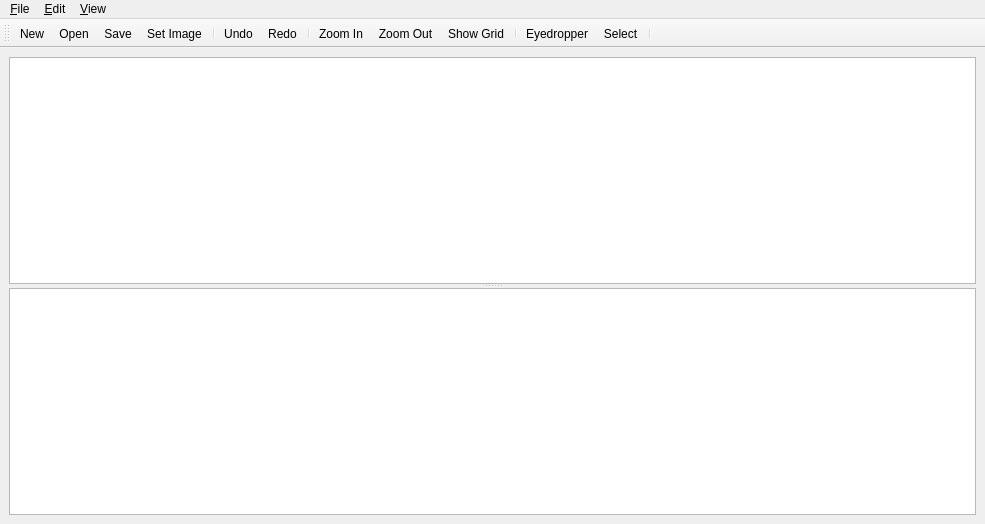
<?xml version="1.0" encoding="UTF-8"?>
<ui version="4.0">
 <class>MainWindow</class>
 <widget class="QMainWindow" name="MainWindow">
  <property name="geometry">
   <rect>
    <x>0</x>
    <y>0</y>
    <width>985</width>
    <height>524</height>
   </rect>
  </property>
  <property name="windowTitle">
   <string>MainWindow</string>
  </property>
  <widget class="QWidget" name="centralwidget">
   <layout class="QVBoxLayout" name="verticalLayout">
    <item>
     <widget class="QSplitter" name="splitter">
      <property name="orientation">
       <enum>Qt::Vertical</enum>
      </property>
      <widget class="MapView" name="map_view">
       <property name="cursor" stdset="0">
        <cursorShape>ArrowCursor</cursorShape>
       </property>
      </widget>
      <widget class="PaletteView" name="palette_view"/>
     </widget>
    </item>
   </layout>
  </widget>
  <widget class="QMenuBar" name="menubar">
   <property name="geometry">
    <rect>
     <x>0</x>
     <y>0</y>
     <width>985</width>
     <height>22</height>
    </rect>
   </property>
   <widget class="QMenu" name="menuFile">
    <property name="title">
     <string>&amp;File</string>
    </property>
    <addaction name="actionNew"/>
    <addaction name="actionOpen"/>
    <addaction name="actionSave"/>
    <addaction name="actionSave_As"/>
    <addaction name="actionChange_Properties"/>
    <addaction name="actionQuit"/>
   </widget>
   <widget class="QMenu" name="menuEdit">
    <property name="title">
     <string>&amp;Edit</string>
    </property>
    <addaction name="actionUndo"/>
    <addaction name="actionRedo"/>
   </widget>
   <widget class="QMenu" name="menuView">
    <property name="title">
     <string>&amp;View</string>
    </property>
    <addaction name="actionZoom_In"/>
    <addaction name="actionZoom_Out"/>
    <addaction name="actionShow_Grid"/>
   </widget>
   <addaction name="menuFile"/>
   <addaction name="menuEdit"/>
   <addaction name="menuView"/>
  </widget>
  <widget class="QToolBar" name="toolBar">
   <property name="windowTitle">
    <string>toolBar</string>
   </property>
   <attribute name="toolBarArea">
    <enum>TopToolBarArea</enum>
   </attribute>
   <attribute name="toolBarBreak">
    <bool>false</bool>
   </attribute>
   <addaction name="actionNew"/>
   <addaction name="actionOpen"/>
   <addaction name="actionSave"/>
   <addaction name="actionChange_Properties"/>
   <addaction name="separator"/>
   <addaction name="actionUndo"/>
   <addaction name="actionRedo"/>
   <addaction name="separator"/>
   <addaction name="actionZoom_In"/>
   <addaction name="actionZoom_Out"/>
   <addaction name="actionShow_Grid"/>
   <addaction name="separator"/>
   <addaction name="actionEyedropper"/>
   <addaction name="actionSelect"/>
   <addaction name="separator"/>
  </widget>
  <action name="actionNew">
   <property name="text">
    <string>&amp;New</string>
   </property>
   <property name="toolTip">
    <string>Create a new tile map</string>
   </property>
   <property name="shortcut">
    <string>Ctrl+N</string>
   </property>
  </action>
  <action name="actionOpen">
   <property name="text">
    <string>&amp;Open</string>
   </property>
   <property name="toolTip">
    <string>Open a different tile map</string>
   </property>
   <property name="shortcut">
    <string>Ctrl+O</string>
   </property>
  </action>
  <action name="actionSave">
   <property name="text">
    <string>&amp;Save</string>
   </property>
   <property name="toolTip">
    <string>Save the tile map</string>
   </property>
   <property name="shortcut">
    <string>Ctrl+S</string>
   </property>
  </action>
  <action name="actionSave_As">
   <property name="text">
    <string>Save &amp;As</string>
   </property>
   <property name="toolTip">
    <string>Save tile map to a different file</string>
   </property>
  </action>
  <action name="actionQuit">
   <property name="text">
    <string>&amp;Quit</string>
   </property>
   <property name="toolTip">
    <string>Quit the program</string>
   </property>
   <property name="shortcut">
    <string>Ctrl+Q</string>
   </property>
  </action>
  <action name="actionUndo">
   <property name="text">
    <string>&amp;Undo</string>
   </property>
   <property name="toolTip">
    <string>Undo the lat operation</string>
   </property>
   <property name="shortcut">
    <string>Ctrl+Z</string>
   </property>
  </action>
  <action name="actionRedo">
   <property name="text">
    <string>&amp;Redo</string>
   </property>
   <property name="toolTip">
    <string>Redo the last undone operation</string>
   </property>
   <property name="shortcut">
    <string>Ctrl+Shift+Z</string>
   </property>
  </action>
  <action name="actionZoom_In">
   <property name="text">
    <string>Zoom In</string>
   </property>
   <property name="shortcut">
    <string>Ctrl+=</string>
   </property>
  </action>
  <action name="actionZoom_Out">
   <property name="text">
    <string>Zoom Out</string>
   </property>
   <property name="shortcut">
    <string>Ctrl+-</string>
   </property>
  </action>
  <action name="actionChange_Properties">
   <property name="text">
    <string>Set &amp;Image</string>
   </property>
   <property name="toolTip">
    <string>Change the base tile image</string>
   </property>
   <property name="shortcut">
    <string>Ctrl+I</string>
   </property>
  </action>
  <action name="actionShow_Grid">
   <property name="checkable">
    <bool>true</bool>
   </property>
   <property name="text">
    <string>Show Grid</string>
   </property>
   <property name="shortcut">
    <string>Ctrl+G</string>
   </property>
  </action>
  <action name="actionEyedropper">
   <property name="checkable">
    <bool>true</bool>
   </property>
   <property name="text">
    <string>Eyedropper</string>
   </property>
  </action>
  <action name="actionSelect">
   <property name="checkable">
    <bool>true</bool>
   </property>
   <property name="text">
    <string>Select</string>
   </property>
   <property name="shortcut">
    <string>R</string>
   </property>
  </action>
 </widget>
 <customwidgets>
  <customwidget>
   <class>MapView</class>
   <extends>QGraphicsView</extends>
   <header>mapview.h</header>
  </customwidget>
  <customwidget>
   <class>PaletteView</class>
   <extends>QGraphicsView</extends>
   <header>paletteview.h</header>
  </customwidget>
 </customwidgets>
 <resources/>
 <connections/>
</ui>
